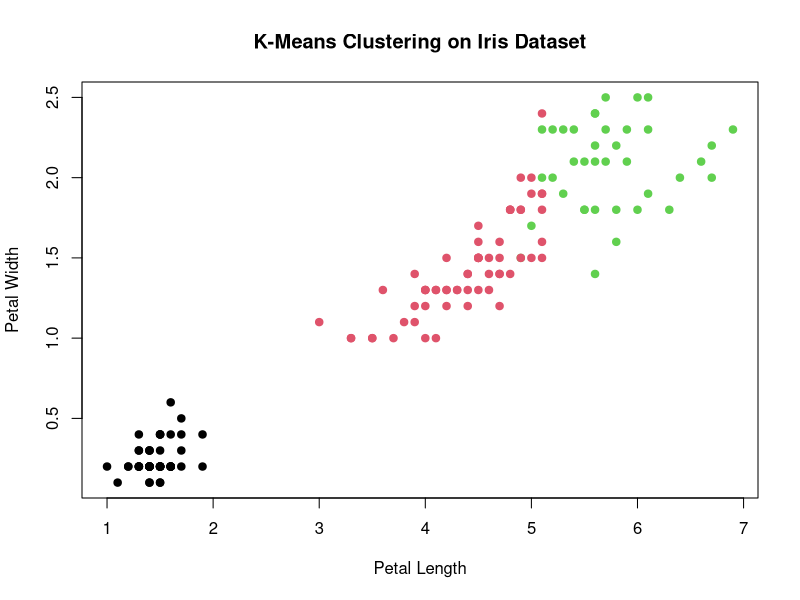

Generate this figure with R: (Note: this script raises an error after producing the figure.)
#aaa
data(iris)

iris_data <- iris[,1:4]

set.seed(123)
kmeans_model <- kmeans( iris_data, centers = 3, nstart = 25)

cat("Cluster Assignment:\n")
print(kmeans_model$cluster)
cat("\nCluster Centers:\n")
print(kmeans_model$centers)

plot( iris_data$Petal.Length, iris_data$Petal.Width, col = kmeans_model$cluster, pch = 19,
      xlab = "Petal Length", ylab = "Petal Width", main = "K-Means Clustering on Iris Dataset")

spoints( kmeans_model$centers[,3], kmeans_model$centers[,4], col = 1:3, pch = 8,
         cex = 3)

#bbb
data <- data.frame(
  Age = c(22, 25, 27, 30, 35, 40, 42, 45, 50, 52),
  Income = c(20, 25, 28, 32, 40, 55, 60, 65, 75, 80)
)


print(data)


data_scaled <- scale(data)


set.seed(123)


k_values <- 2:5

# Store WCSS values
wcss <- numeric(length(k_values))


for (i in seq_along(k_values)) {
  
  k <- k_values[i]
  
  km <- kmeans(data_scaled, centers = k, nstart = 25)
  
  wcss[i] <- km$tot.withinss
}


result <- data.frame(
  K = k_values,
  WCSS = round(wcss, 3)
)

print(result)


plot(k_values, wcss,
     type = "b",
     pch = 19,
     xlab = "Number of Clusters (K)",
     ylab = "Within-Cluster Sum of Squares",
     main = "Elbow Method for Selecting K")


set.seed(123)

final_kmeans <- kmeans(data_scaled,
                       centers = 3,
                       nstart = 25)


data$Cluster <- final_kmeans$cluster

print(data)


print(final_kmeans$centers)


#ccc

data(iris)

head(iris)

iris_data <- iris[,1:4]

distance_matrix <- dist( iris_data, method = "euclidean")

print(distance_matrix)

hc_model <- hclust( distance_matrix, method = "ward.D2")

print(hc_model)

plot( hc_model, labels = FALSE, hang = -1, main = "Hierarchical Clustering Dendrogram",
      xlab = "Observations", ylab = "Height")

rect.hclust( hc_model, k = 3, border = "red")

clusters <- cutree( hc_model, k = 3)

cat("Cluster Assignments:\n")
print(clusters)
